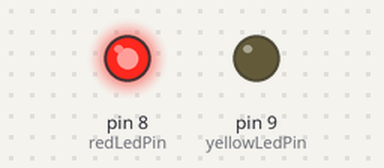
The sketch below on a simulated Arduino Uno, built with avr-gcc and run on an emulated ATmega328P. Parts: output pins drawn as LEDs (lit = HIGH).

Above: at 0.15 s.
At 3.67 s:
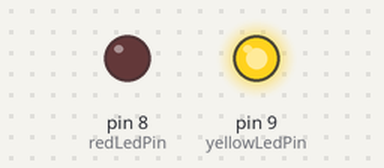
At 7.8 s:
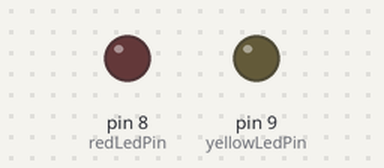
Timing chart, 0 to 10.3 s (numbered marks = the images above):
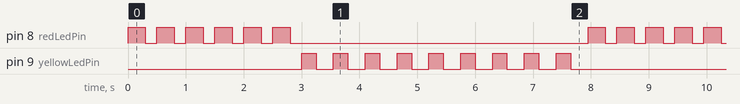

The sketch:

4loopblinking.ino
```cpp
// This turns on the onboard LED for 1s and off for 0.5s repeatedly

int redLedPin = 8;
int yellowLedPin = 9;
int redWaitTimeOn = 300;
int redWaitTimeOff = 200;
int yellowWaitTimeOn = 250;
int yellowWaitTimeOff = 300;
int redNumBlink = 5;
int yellowNumBlink = 8;
int i,j ;

void setup(){
    // initialize the digital pin as output
  pinMode(redLedPin, OUTPUT);
  pinMode(yellowLedPin, OUTPUT);
}

void loop() {
    for(i = 0 ; i <= redNumBlink ; i++ ){
        digitalWrite(redLedPin, HIGH);   // turn the LED on (HIGH is the voltage level)
        delay(redWaitTimeOn);               // wait for a 1 second
        digitalWrite(redLedPin, LOW);    // turn the LED off by making the voltage LOW
        delay(redWaitTimeOff);
    }
    j = 0;
    while(j <= yellowNumBlink){
        digitalWrite(yellowLedPin, HIGH);   // turn the LED on (HIGH is the voltage level)
        delay(yellowWaitTimeOn);               // wait for a 1 second
        digitalWrite(yellowLedPin, LOW);    // turn the LED off by making the voltage LOW
        delay(yellowWaitTimeOff);
        j += 1;
    }
}
```

Measured:
- by itself, pin 8 (redLedPin): repeats every 8.0 s: 5 × (LOW 0.20 s, HIGH 0.30 s), LOW 5.2 s, HIGH 0.30 s
- by itself, pin 9 (yellowLedPin): repeats every 8.0 s: 8 × (LOW 0.30 s, HIGH 0.25 s), LOW 3.3 s, HIGH 0.25 s
- by itself, everything shown: repeats every 8.0 s, in 30 steps
